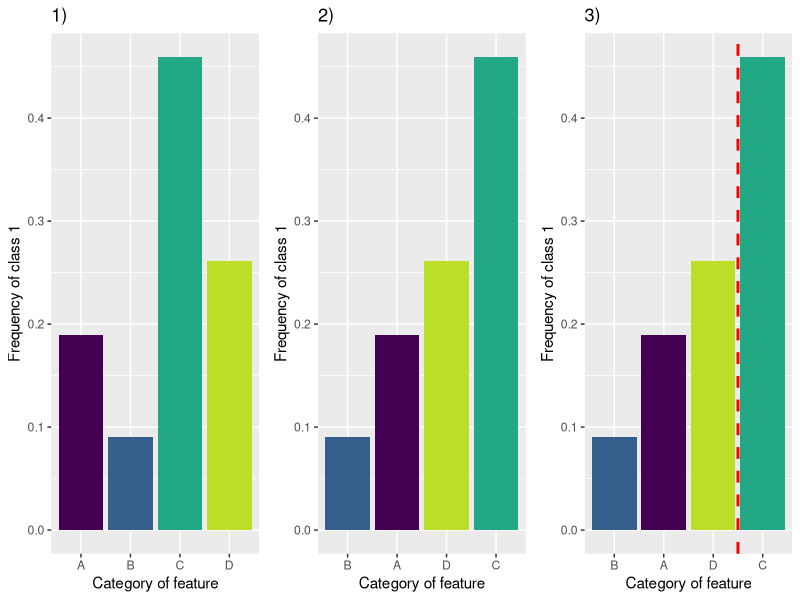
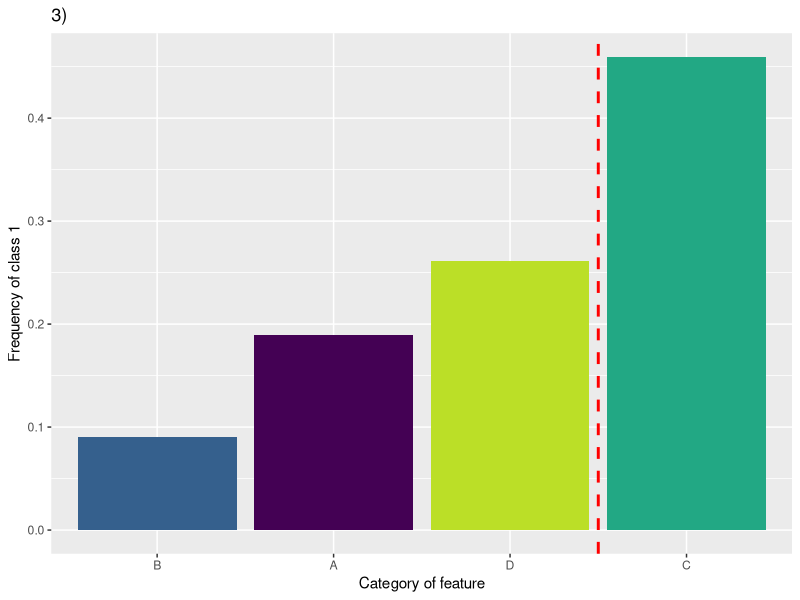
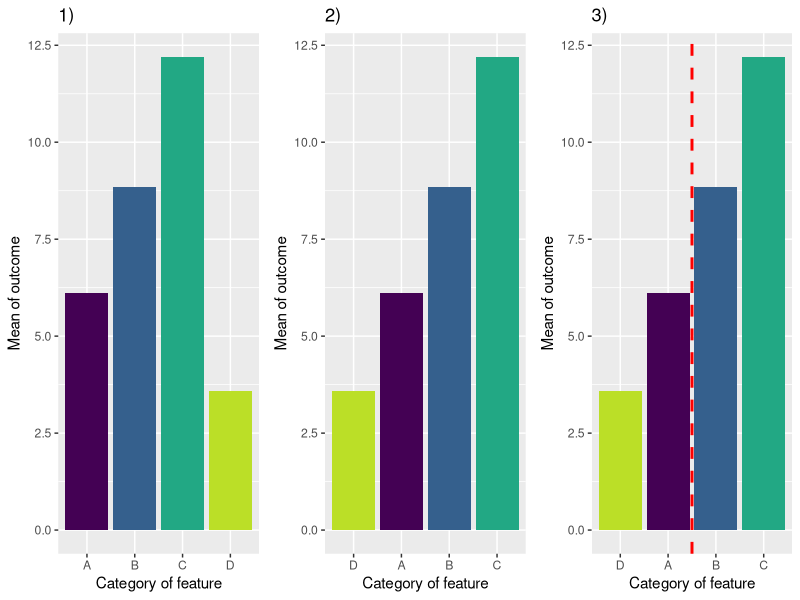
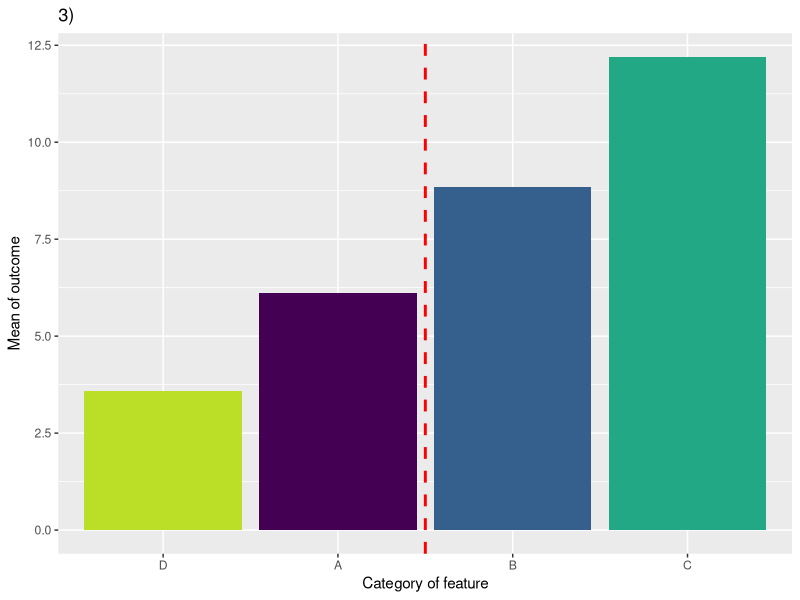

The R source for these figures, in order:
# PREREQ -----------------------------------------------------------------------

library(knitr)
library(ggplot2)
library(tidyverse)
library(gridExtra)

# DATA -------------------------------------------------------------------------

set.seed(600000)

data_1 = data.frame(category = sample(c("A", "B", "C", "D"), 
                                      size = 150,
                                      replace = TRUE, 
                                      prob = c(0.2, 0.1, 0.4, 0.3)),
                    y = sample(c(0, 1),
                               size = 150,
                               replace = TRUE,
                               prob = c(0.3, 0.7)))

data_2 = rbind(data.frame(category = "A", y = runif(30, 5, 7.5)),
               data.frame(category = "B", y = runif(15, 6, 12)),
               data.frame(category = "C", y = runif(60, 5, 20)),
               data.frame(category = "D", y = runif(45, 1, 6)))

plot.data_1 = data_1 %>% 
  filter(y == 1) %>%
  dplyr::select(category) %>% 
  table() %>% 
  prop.table() %>% 
  data.frame() %>% 
  rename(Category = 1, Frequency = 2)

plot.data_2 = data_2 %>% 
  group_by(category) %>% 
  mutate(Mean = mean(y)) %>% 
  dplyr::select(Category = category, Mean) %>% 
  unique() %>% 
  data.frame()

# FUNCTIONS --------------------------------------------------------------------

my_barplot = function(data, plot.data, ylab, vlevel) {
  
  p1 = ggplot(data = plot.data,
              aes(x = Category, y = plot.data[, 2], fill = Category)) +
    geom_bar(stat = "identity") + 
    scale_fill_viridis_d(end = .9) +
    theme(legend.position = "none") +
    ggtitle("1)") + 
    xlab("Category of feature") +
    ylab(ylab)
  
  p2.pre = ggplot(data = plot.data, 
                  aes(x = reorder(Category, plot.data[, 2]), 
                      y = plot.data[, 2], 
                      fill = Category)) +
    geom_bar(stat = "identity") + 
    scale_fill_viridis_d(end = .9) +
    theme(legend.position = "none") +
    xlab("Category of feature") +
    ylab(ylab)
  
  p2 = p2.pre + 
    ggtitle("2)")
  
  mod = rpart::rpart(y ~ ., data = data)
  lvls = levels(reorder(plot.data$Category, plot.data[, 2]))
  vline.level = vlevel
  
  p3 = p2.pre +  
    geom_vline(xintercept = which(lvls == vline.level) - 0.5, 
               col = 'red', 
               lwd = 1, 
               linetype = "dashed") +
    ggtitle("3)")
  
  grid.arrange(p1, p2, p3, ncol = 3)
  
}

# PLOT 1 -----------------------------------------------------------------------

pdf("../figure/cart_splitcomp_3.pdf", width = 8, height = 3.4)

my_barplot(data_1, plot.data_1, "Frequency of class 1", "C")

ggsave("../figure/cart_splitcomp_3.pdf", width = 8, height = 3.4)
dev.off()

# PLOT 2 -----------------------------------------------------------------------

pdf("../figure/cart_splitcomp_4.pdf", width = 8, height = 3.5)

my_barplot(data_2, plot.data_2, "Mean of outcome", "B")

ggsave("../figure/cart_splitcomp_4.pdf", width = 8, height = 3.5)
dev.off()
